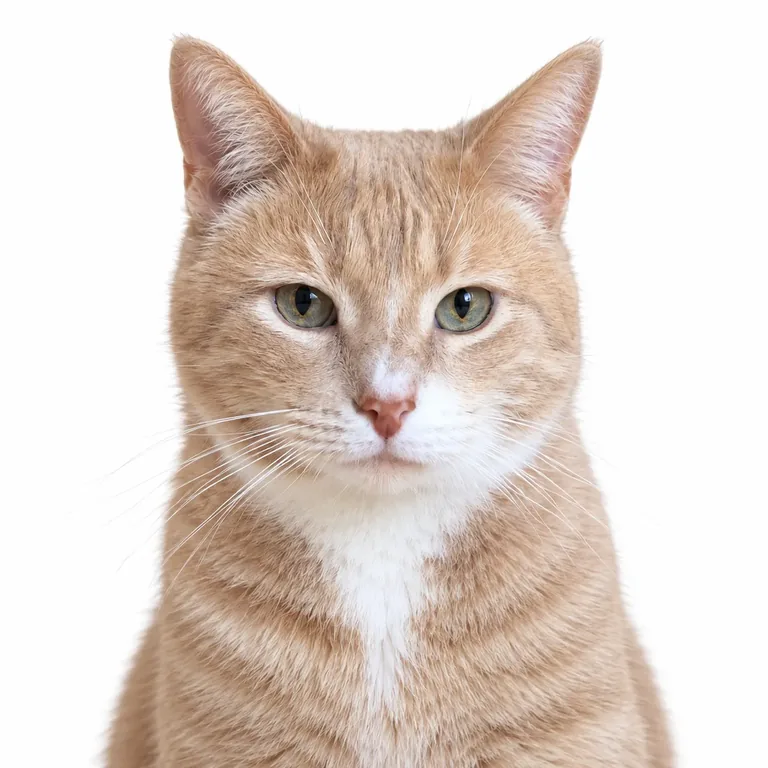
#> input picture src/assets/cat/atlas-stable/r14-c14.webp, 768 x 768 px
$ python -i lock_yiko_neck.py   (imports and definitions only)
#> lines starting #> are read from the running program, lines starting #| are printed output that depends on the picture; after the words box and inside, x2 and y2 are one past the last pixel; in counts of white or black regions, pixels touching at a corner belong together
#> further down, picture is the input picture: shape (768, 768, 3); mean B, G, R 204.3, 212.4, 224.6
"""Fix Yiko's lower neck/chest to one plate without changing the moving head.

This pass uses the reviewed atlas as input; it never regenerates head/fish poses.
Neck registration blends at y450..510, with the toy protected at its original
position. The shared lossless plate begins at y510 (formerly y650).
"""
import argparse
from concurrent.futures import ThreadPoolExecutor
import hashlib
import json
from pathlib import Path
import shutil

import cv2
import numpy as np
from PIL import Image, ImageDraw

from torso_join import TorsoJoin

START, END = 450, 510


def fish_mask(image):
    r, g, b = cv2.split(image.astype(np.int16))
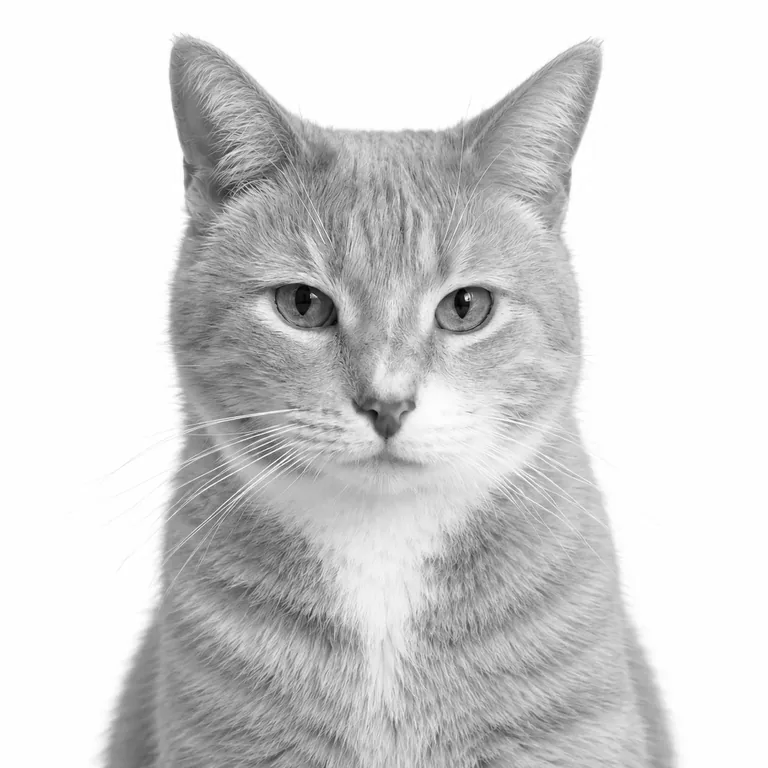
#> g: shape (768, 768) int16; min 0, max 255, mean 212.4
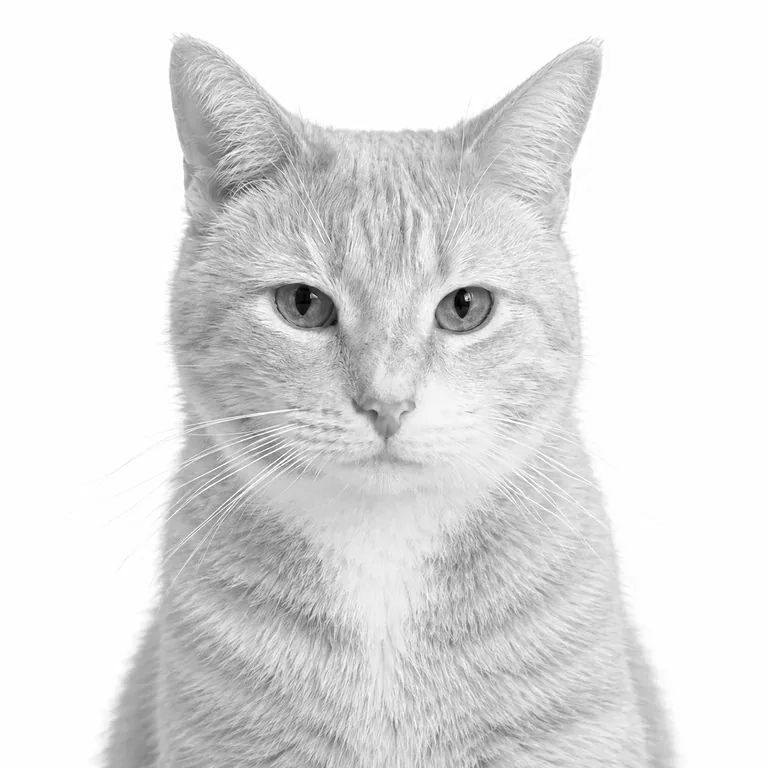
#> b: shape (768, 768) int16; min 0, max 255, mean 224.6
    yy = np.indices(r.shape)[0]
    mask = ((g - r > 12) & (b - r > 12) & (yy > 250) & (yy < 550)).astype(np.uint8) * 255
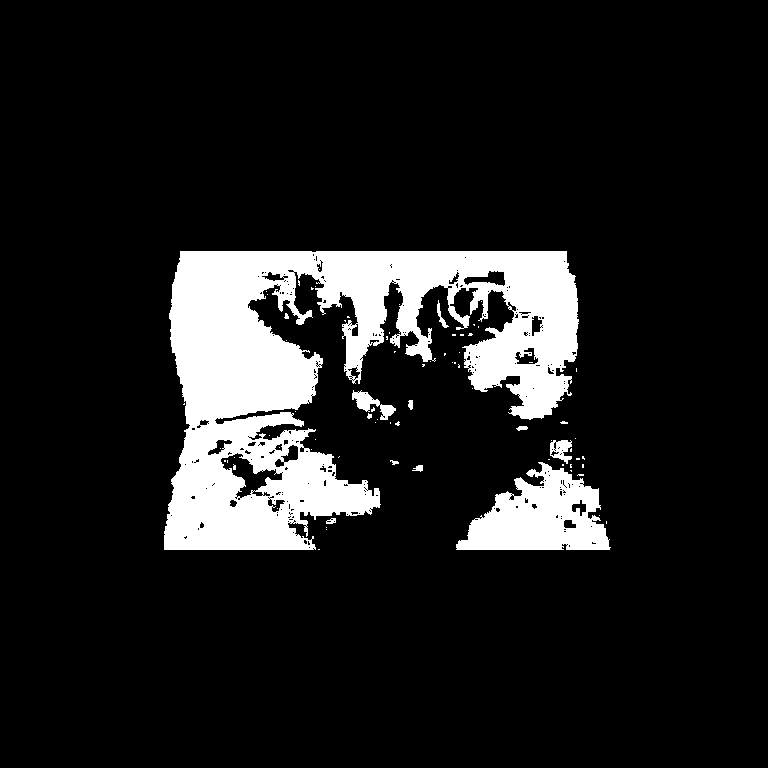
#> mask: shape (768, 768); 12% white; 76 white regions (64 under 20 px)
    contours, _ = cv2.findContours(mask, cv2.RETR_EXTERNAL, cv2.CHAIN_APPROX_SIMPLE)
#> contours = 67 contours, 58 with area under 20; largest, box (x1, y1, x2, y2) and area: (164, 251, 579, 550) 62773, (456, 462, 611, 550) 8058, (352, 390, 396, 420) 427, (550, 440, 572, 464) 306, (437, 300, 449, 328) 64
    if not contours:
        raise ValueError('Cannot protect fish: no teal contour')
    contour = max(contours, key=cv2.contourArea)
#> contour = contour of 1757 points, box (x1, y1, x2, y2) (164, 251, 579, 550), area 62773
    mask[:] = 0
#> mask: shape (768, 768); 11.98% of pixels changed, all inside (x1, y1, x2, y2) = (164, 251, 611, 550)
    cv2.drawContours(mask, [contour], -1, 255, -1)
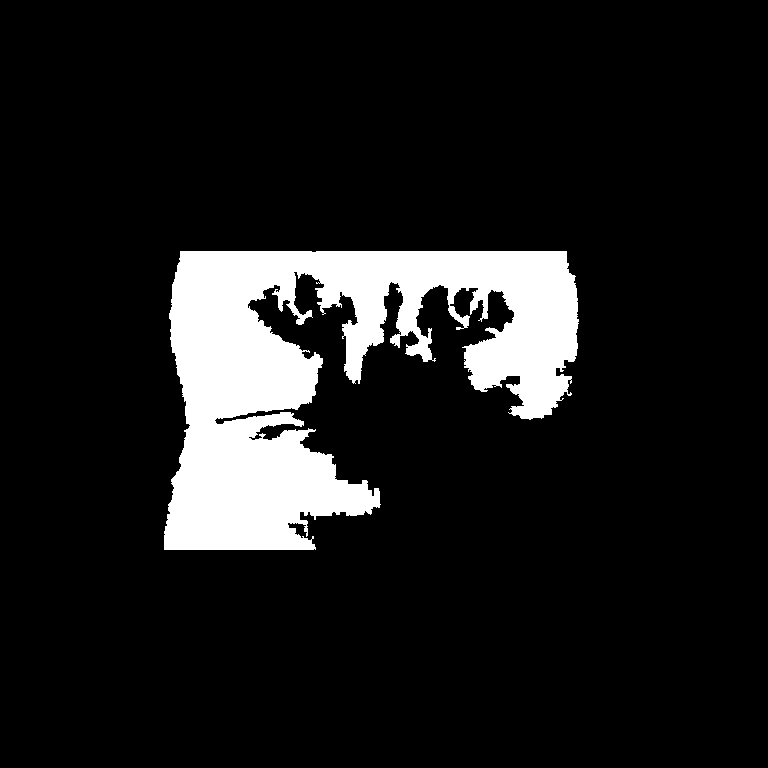
#> mask: shape (768, 768); 11% white; 1 white region, box (x1, y1, x2, y2) and area: (164, 251, 579, 550) 64619
    core = mask > 0
    mask = cv2.dilate(mask, np.ones((7, 7), np.uint8))
#> mask: shape (768, 768); 13% white; 1 white region, box (x1, y1, x2, y2) and area: (161, 248, 582, 553) 76512
    distance = cv2.distanceTransform(255 - mask, cv2.DIST_L2, cv2.DIST_MASK_PRECISE)
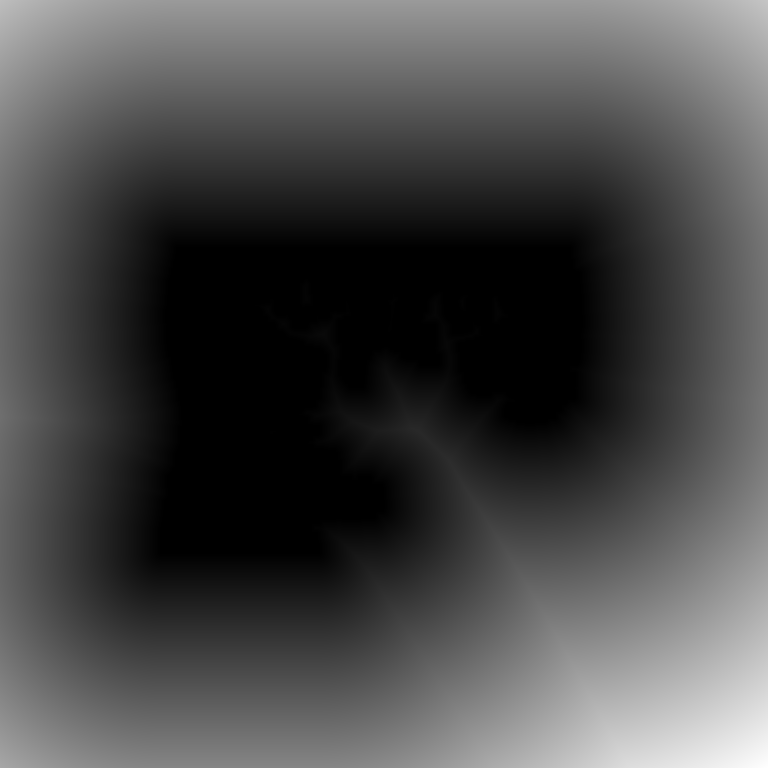
#> distance: shape (768, 768) float32; min 0, max 409.7, mean 118.4; drawn with min black and max white
    t = np.clip(distance / 6, 0, 1)
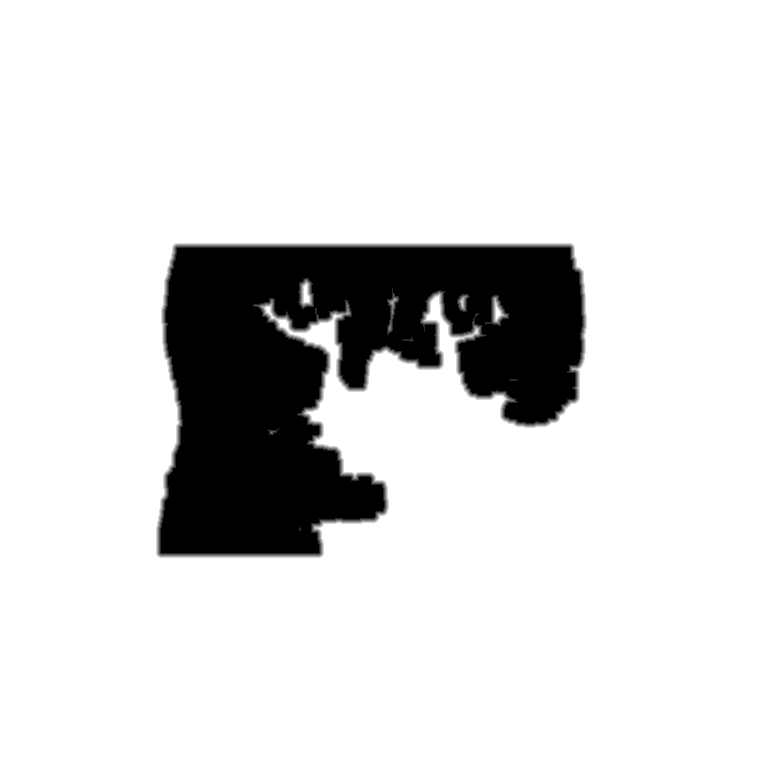
#> t: shape (768, 768) float32; min 0, max 1, mean 0.859
    alpha = 1 - t * t * (3 - 2 * t)
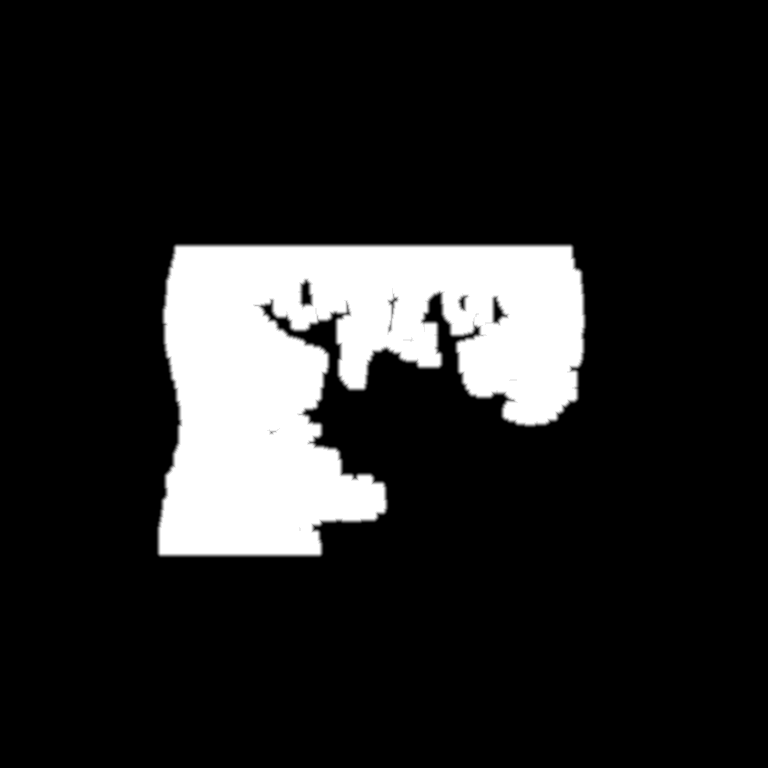
#> alpha: shape (768, 768) float32; min 0, max 1, mean 0.141
    if np.any(alpha[END:] > 0):
#> (the run stopped early here; a loop or call above may not have finished)

$ run again, on src/assets/cat/atlas-stable/r02-c03.webp
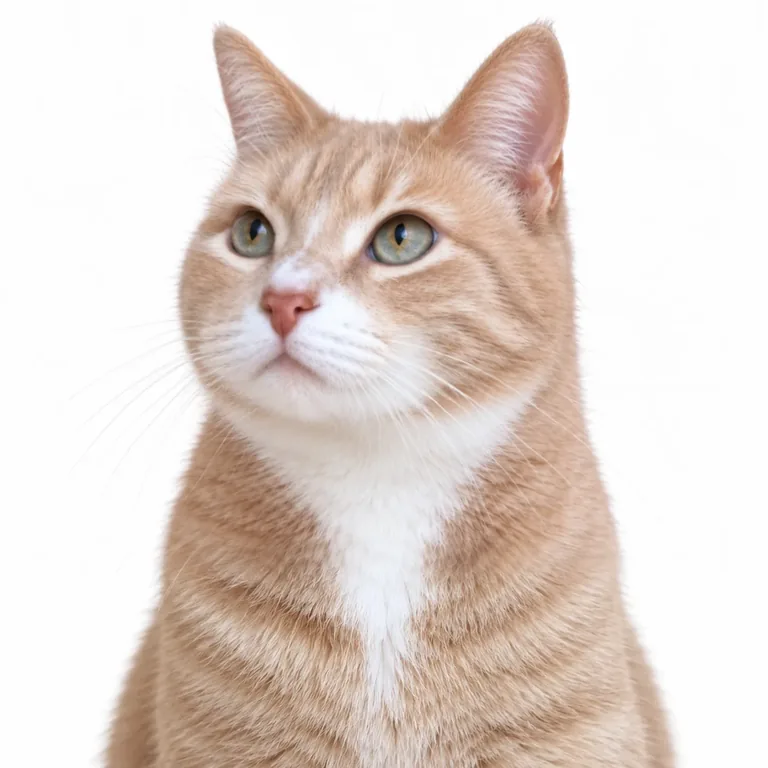
#> input picture src/assets/cat/atlas-stable/r02-c03.webp, 768 x 768 px
#> picture is the input picture: shape (768, 768, 3); mean B, G, R 207.1, 214.2, 226.4
#> in fish_mask, `mask = ((g - r > 12) & (b - r > 12) & (yy > 250) & (yy < 550)).astype(..`:
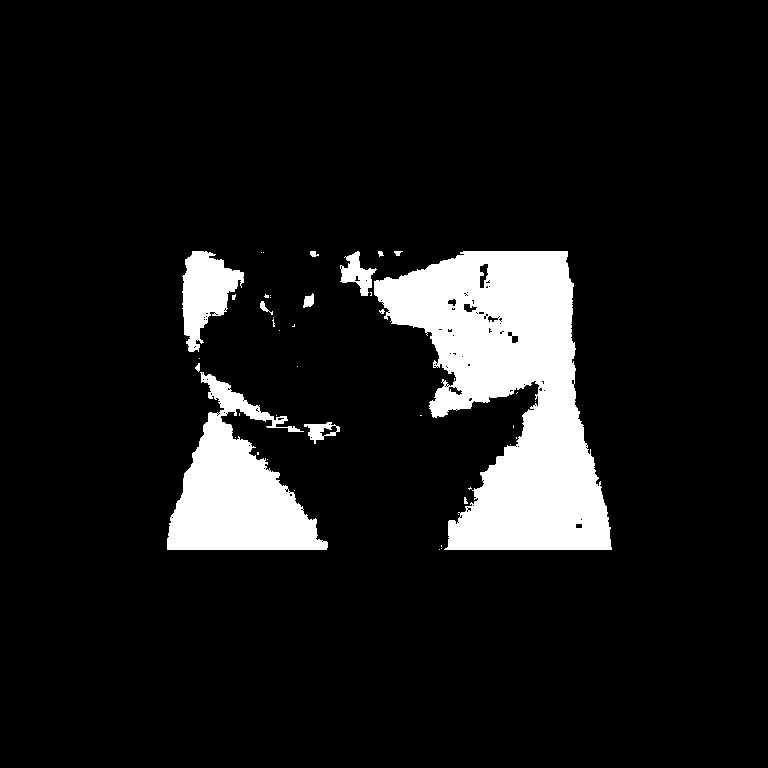
#> mask: shape (768, 768); 9.8% white; 44 white regions (32 under 20 px)
#> contours = 44 contours, 36 with area under 20; largest, box (x1, y1, x2, y2) and area: (374, 251, 612, 550) 38510, (167, 372, 328, 550) 13702, (182, 251, 244, 352) 3296, (340, 251, 377, 296) 692, (304, 422, 340, 444) 380, (303, 293, 314, 308) 90, (260, 301, 273, 315) 42, (310, 251, 319, 257) 26
#> contour = contour of 635 points, box (x1, y1, x2, y2) (374, 251, 612, 550), area 38510
#> core: shape (768, 768) bool; 6.6% white; 1 white region, box (x1, y1, x2, y2) and area: (374, 251, 612, 550) 39204
#> in fish_mask, `t = np.clip(distance / 6, 0, 1)`:
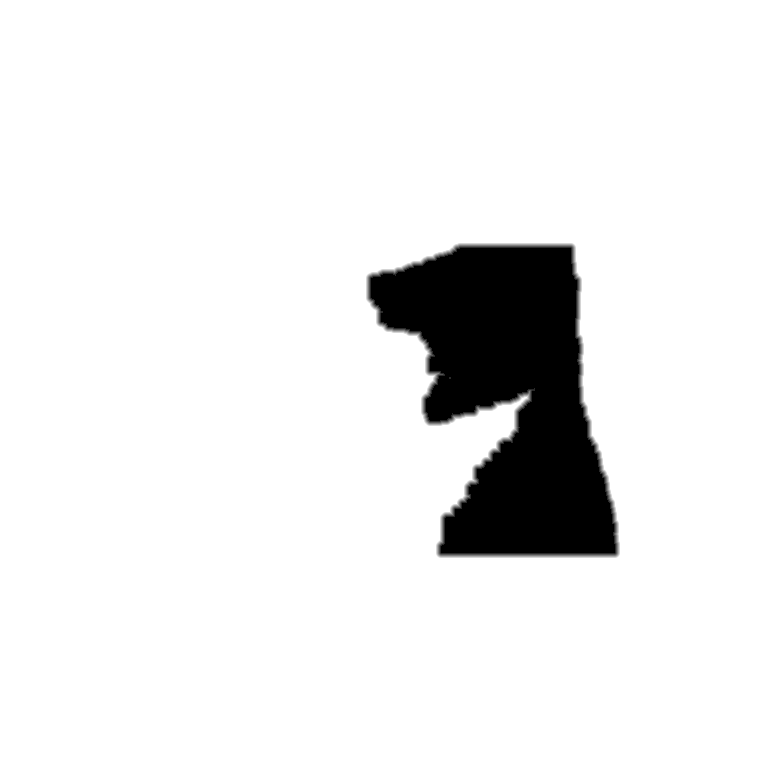
#> t: shape (768, 768) float32; min 0, max 1, mean 0.92
